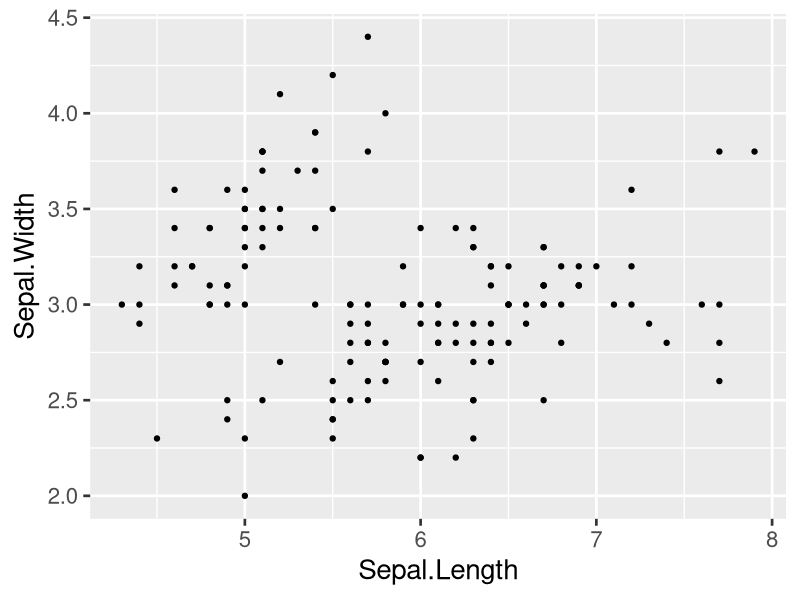
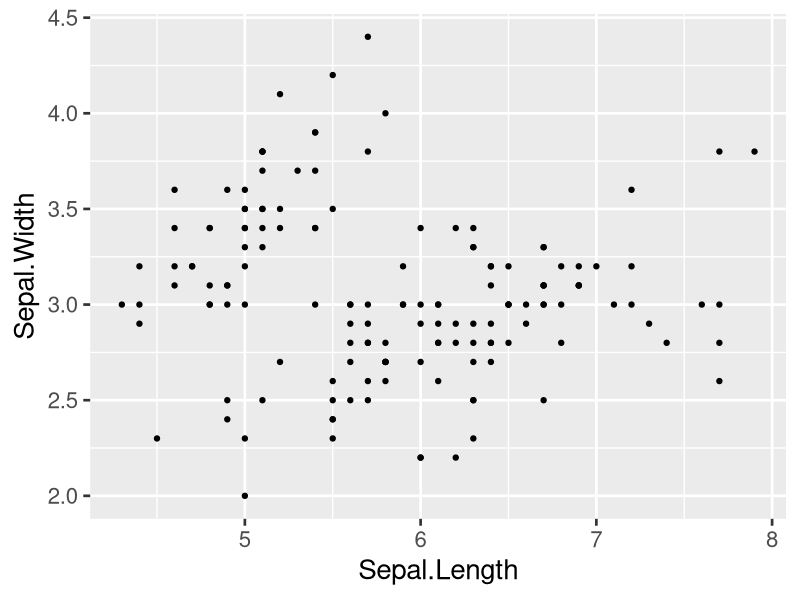
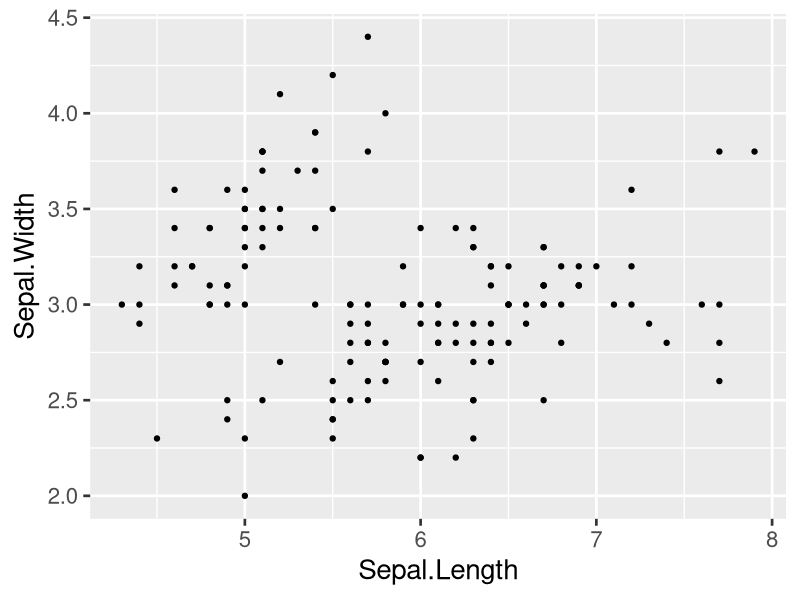
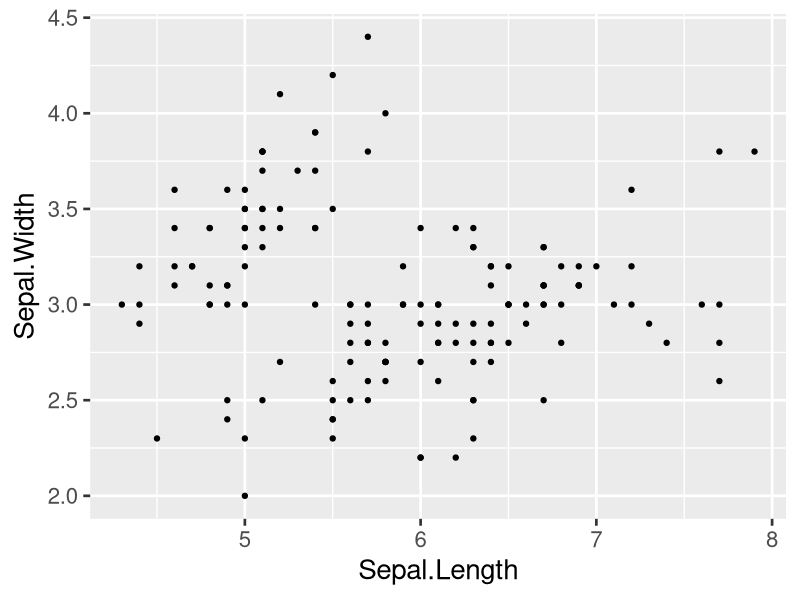

Write the R code that produced these figures, in order.
## ---- chunk 1
#| echo: false
#| eval: true
library(ggplot2)
## ---- chunk 2
#| echo: false
#| eval: true
#| fig-height: 9
ggplot(data = iris) +
  aes(
    x = Sepal.Length,
    y = Sepal.Width
  ) +
  geom_point() +
  theme_grey(base_size = 20)
## ---- chunk 3
#| echo: false
#| eval: true
#| fig-height: 9
ggplot(data = iris) +
  aes(
    x = Sepal.Length,
    y = Sepal.Width
  ) +
  geom_point() +
  theme_grey(base_size = 20)
## ---- chunk 4
#| echo: false
#| eval: true
#| fig-height: 9
ggplot(data = iris) +
  aes(
    x = Sepal.Length,
    y = Sepal.Width
  ) +
  geom_point() +
  theme_grey(base_size = 20)
## ---- chunk 5
#| echo: false
#| eval: true
#| fig-height: 9
ggplot(data = iris) +
  aes(
    x = Sepal.Length,
    y = Sepal.Width
  ) +
  geom_point() +
  theme_grey(base_size = 20)
